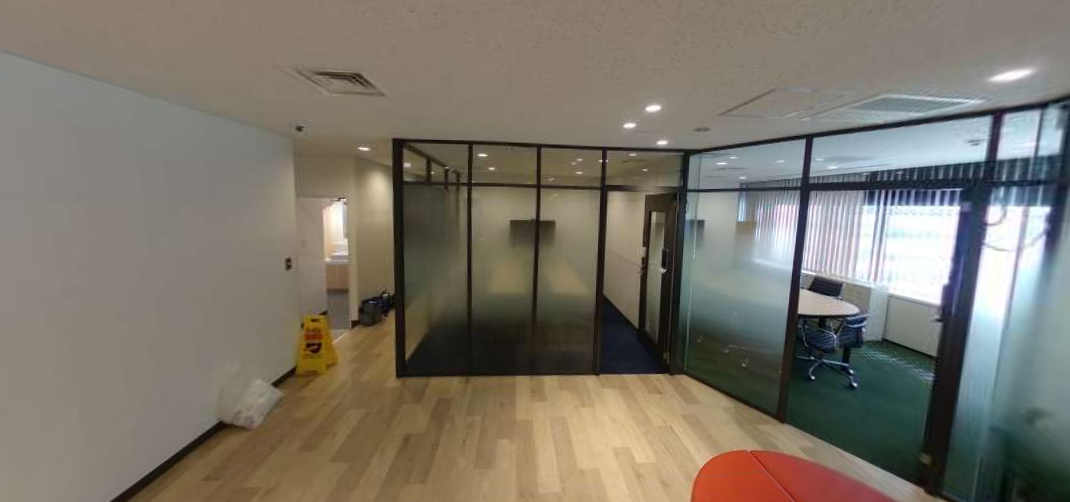
#> input picture img/set2_a.png, 1070 x 502 px
$ python contour.py img/set2_a.png
#> lines starting #> are read from the running program, lines starting #| are printed output that depends on the picture; after the words box and inside, x2 and y2 are one past the last pixel; in counts of white or black regions, pixels touching at a corner belong together
#> further down, img_1 is the input picture: shape (502, 1070, 3); mean B, G, R 105.8, 117.3, 123.5
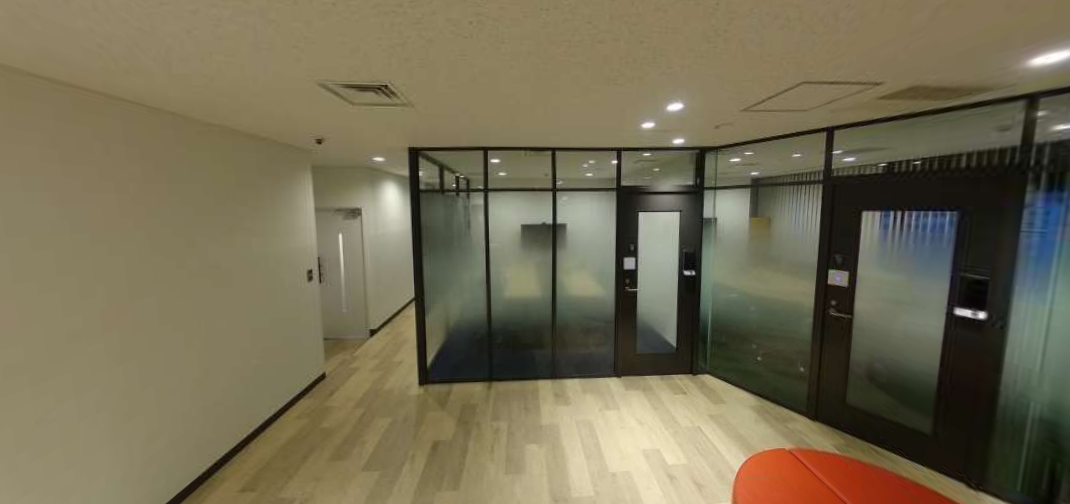
#> input picture img/set2_b.png, 1070 x 504 px
#> further down, img_2 is the input picture: shape (504, 1070, 3); mean B, G, R 83.7, 108.6, 116.6
import cv2
import numpy as np
import sys
import matplotlib.pyplot as plt
from scipy.spatial import cKDTree
from sklearn.cluster import DBSCAN

DEBUG = "--debug" in sys.argv


# [19 lines left out: function compositeImg, not called in this run]


def alignImages(target_img, reference_img, good_match_ratio=0.15, min_matches=10):
#> called with good_match_ratio = 0.15, min_matches = 10
    reference_gray = cv2.cvtColor(reference_img, cv2.COLOR_BGR2GRAY)
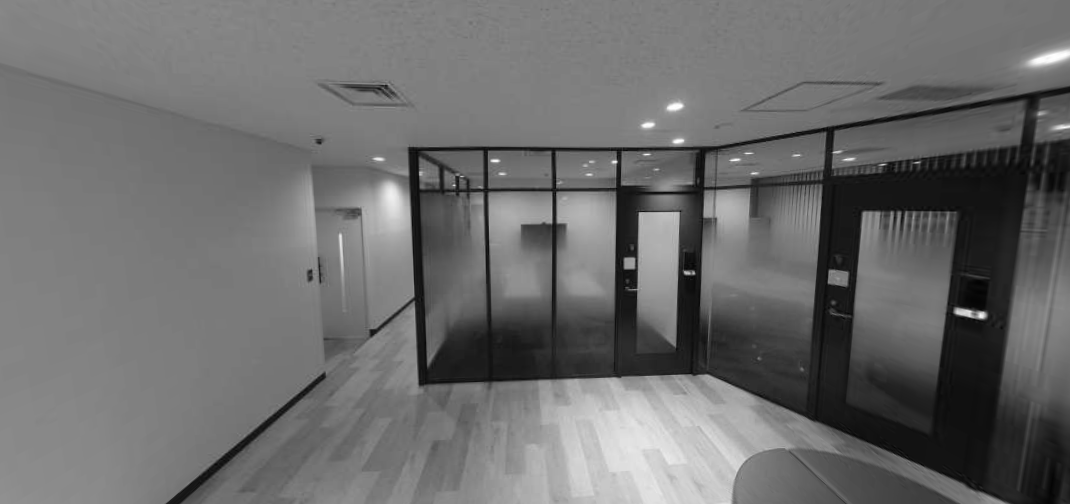
#> reference_gray: shape (504, 1070); min 2, max 254, mean 108.1
    target_gray = cv2.cvtColor(target_img, cv2.COLOR_BGR2GRAY)
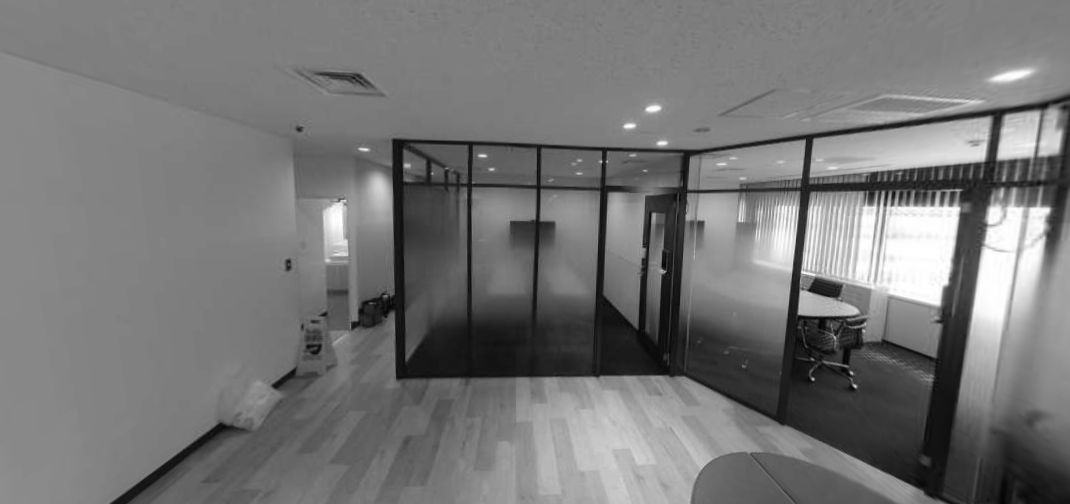
#> target_gray: shape (504, 1070); min 2, max 255, mean 117.7

    # [1] AKAZE特徴点検出器を作成し、特徴点と特徴量を検出
    akaze = cv2.AKAZE_create()
    keypoints_1, descriptors_1 = akaze.detectAndCompute(reference_gray, None)
#> keypoints_1 = 512 keypoints; strongest (x, y, size): (981, 315, 8.1), (628, 263, 8.1), (959, 311, 8.1), (963, 312, 11.4)
    keypoints_2, descriptors_2 = akaze.detectAndCompute(target_gray, None)
#> keypoints_2 = 773 keypoints; strongest (x, y, size): (810, 304, 16.1), (824, 285, 16.1), (978, 154, 11.4), (806, 305, 11.4)

    # [2] 特徴量同士を総当たりでマッチング
    bf_matcher = cv2.BFMatcher(cv2.NORM_HAMMING, crossCheck=True)
    matches = bf_matcher.match(descriptors_1, descriptors_2)
#> matches = 230 matches

    # マッチ結果を距離（類似度）でソート
    matches = sorted(matches, key=lambda x: x.distance)

    # DEBUG: マッチ結果を描画
    if DEBUG:
        img_matches = cv2.drawMatches(
            reference_img,
            keypoints_1,
            target_img,
            keypoints_2,
            matches[:20],
            None,
            flags=2,
        )
        cv2.imwrite("./matches.png", img_matches)

    # 良いマッチだけを抽出
    num_good_matches = int(len(matches) * good_match_ratio)
#> num_good_matches = 34
    good_matches = matches[:num_good_matches]
#> good_matches = 34 matches

    # [3] 良いマッチが十分あれば、対応点リストを作成
    if len(good_matches) > min_matches:
        reference_pts_list = [keypoints_1[m.queryIdx].pt for m in good_matches]
#> reference_pts_list = 34 pairs, first value 404.8 to 746.1, second value 124.7 to 400
        target_pts_list = [keypoints_2[m.trainIdx].pt for m in good_matches]
#> target_pts_list = 34 pairs, first value 388.3 to 721.5, second value 125.6 to 404.2

        # OpenCV用の形に変換 ex) [[[x1,y1]], [[x2,y2]], ...]
        reference_pts = np.float32(reference_pts_list).reshape(-1, 1, 2)
#> reference_pts = 34 rows, first 8: [572.4, 385.1], [554.9, 374.3], [544, 384.2], [456.9, 388], [568.3, 382.4], [554.2, 375.6], [429.7, 357.8], [478.8, 387]
        target_pts = np.float32(target_pts_list).reshape(-1, 1, 2)
#> target_pts = 34 rows, first 8: [549.6, 383.4], [533.4, 372.3], [521.9, 381.3], [434.1, 382.8], [546.8, 380.7], [532.3, 373.5], [407.9, 354.4], [456.2, 382.5]

        # 対応点から射影変換行列（Homography）を計算
        homo_matrix, _ = cv2.findHomography(target_pts, reference_pts, cv2.RANSAC)
#> homo_matrix = [[0.946, 0.0256, 25.48], [-0.0457, 0.965, 28.69], [-4.75e-05, -8.65e-06, 1]]

        # changed_imgをbase_imgに合わせて変形（ワープ）する
        height, width = reference_img.shape[:2]
#> height = 504; width = 1070
        aligned_img = cv2.warpPerspective(target_img, homo_matrix, (width, height))
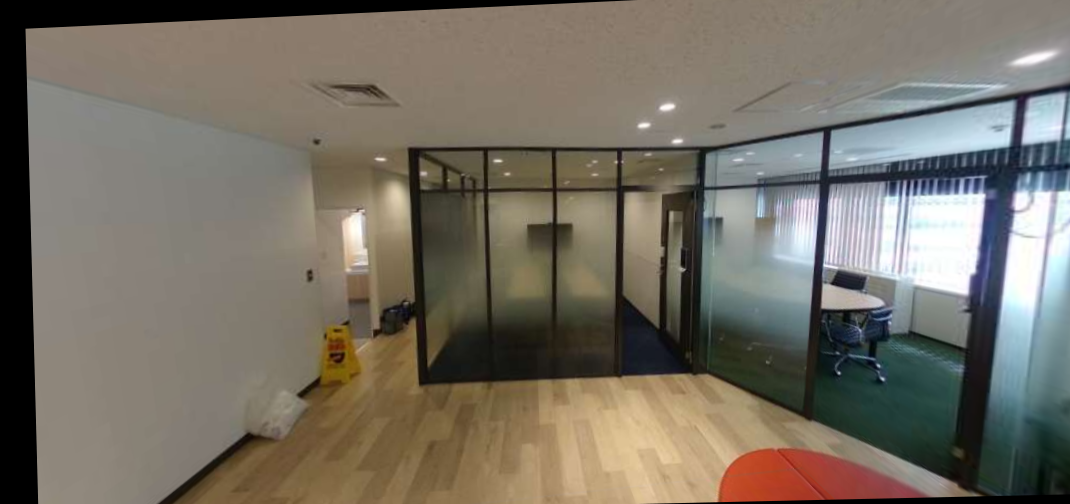
#> aligned_img: shape (504, 1070, 3); mean B, G, R 100.4, 111.5, 117.6
        return aligned_img, homo_matrix
    else:
        # マッチが少なすぎる場合は何も変化していないchanged_imgを返す
        return target_img, None


# [38 lines left out: functions plot_histograms, gamma_correction, not called in this run]


# 画像を読み込む
img_1 = cv2.imread("./img/set2_a.png")
img_2 = cv2.imread("./img/set2_b.png")
if img_1.shape != img_2.shape:
    img_1 = cv2.resize(img_1, (img_2.shape[1], img_2.shape[0]))

# 特徴量抽出、射影変換行列で片方の画像の大きさを揃える
aligned_img_1, homo_matrix = alignImages(img_1, img_2)

# 合成してちゃんとワープの形があっているか確認
if DEBUG:
    cv2.imwrite("composite.png", compositeImg(aligned_img_1, img_2))

# DEBUG: ヒストグラムをプロット
if DEBUG:
    plot_histograms(aligned_img_1, prefix="aligned_img_1")
    plot_histograms(img_2, prefix="img_2")

# [9 lines of commented-out code are left out]
gray_1 = cv2.cvtColor(aligned_img_1, cv2.COLOR_BGR2GRAY)
gray_2 = cv2.cvtColor(img_2, cv2.COLOR_BGR2GRAY)

# ノイズ除去
gray_1 = cv2.GaussianBlur(gray_1, (15, 15), 0)
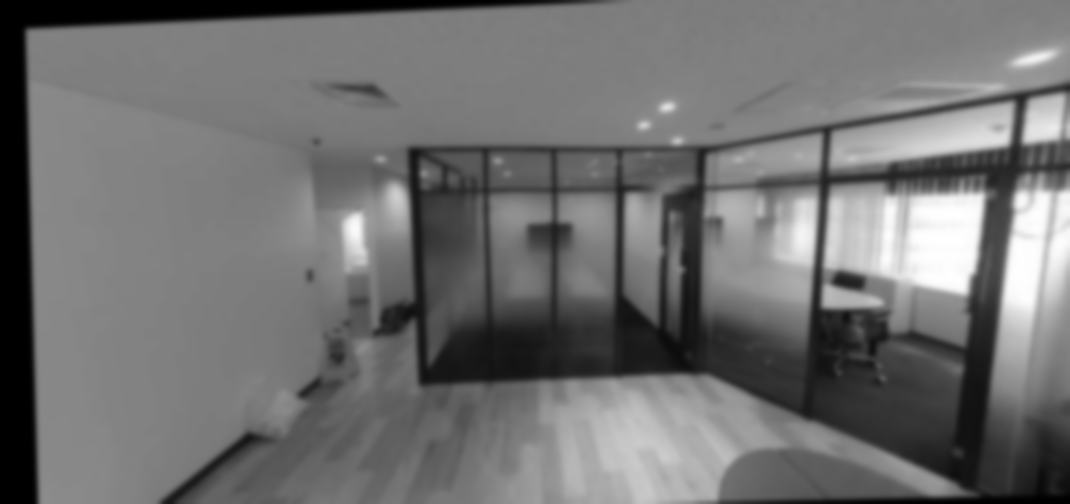
#> gray_1: shape (504, 1070); min 0, max 255, mean 112
gray_2 = cv2.GaussianBlur(gray_2, (15, 15), 0)
if DEBUG:
    cv2.imwrite("blur_1.png", gray_1)
    cv2.imwrite("blur_2.png", gray_2)

diff = gray_1.mean() - gray_2.mean()
#> diff = 3.92
gray_1 = cv2.add(gray_1, int(diff))
gray_2 = cv2.add(gray_2, int(diff))

corners_1 = cv2.goodFeaturesToTrack(
    image=gray_1, maxCorners=200, qualityLevel=0.01, minDistance=10
)
#> corners_1 = 200 rows, first 8: [961, 188], [679, 140], [830, 128], [823, 306], [1063, 136], [1024, 141], [670, 106], [981, 195]
corner_points_1 = corners_1.reshape(-1, 2)
#> corner_points_1 = 200 pairs, first value 28 to 1068, second value 31 to 502
corners_2 = cv2.goodFeaturesToTrack(
    image=gray_2, maxCorners=200, qualityLevel=0.01, minDistance=10
)
#> corners_2 = 200 rows, first 8: [982, 315], [958, 311], [970, 313], [685, 272], [554, 221], [675, 141], [635, 269], [645, 125]
corner_points_2 = corners_2.reshape(-1, 2)
#> corner_points_2 = 200 pairs, first value 169 to 1068, second value 58 to 502

tree_1 = cKDTree(corner_points_1)
tree_2 = cKDTree(corner_points_2)
print(corner_points_1.shape[0], corner_points_2.shape[0])
#| 200 200

results_1 = tree_1.query_ball_point(corner_points_2, 10)
results_2 = tree_2.query_ball_point(corner_points_1, 10)

last_result = []
for i, neighbors in enumerate(results_1):
    if not neighbors:  # 空リストならTrue
        last_result.append(corner_points_2[i])
#> this loop made 200 passes
#> neighbors on passes 1 to 3: [], [75], [75]
#> after the loop, last_result = 86 pairs, first value 242 to 1068, second value 58 to 502
for i, neighbors in enumerate(results_2):
    if not neighbors:  # 空リストならTrue
        last_result.append(corner_points_1[i])
#> this loop made 200 passes
#> neighbors on passes 1 to 3: [], [5], [25, 108]
#> after the loop, last_result = 181 pairs, first value 28 to 1068, second value 31 to 502
# [11 lines of commented-out code are left out]
if len(last_result) > 0:
    last_result_np = np.array(last_result)
#> last_result_np has the same summary as last_result
    db = DBSCAN(eps=25, min_samples=2).fit(last_result_np)
    labels = db.labels_
#> labels = 181 values, max 31 at index 170, min -1 at index 5, mean 8.51

    clustered_img = aligned_img_1.copy()
    mask = np.zeros(aligned_img_1.shape[:2], dtype=np.uint8)

    n_clusters = len(set(labels)) - (1 if -1 in labels else 0)
#> n_clusters = 32
    for cluster_id in range(n_clusters):
        cluster_points = last_result_np[labels == cluster_id]
        if len(cluster_points) < 3:
            continue  # ポリゴンにならない場合はスキップ

        # 凸包を計算
        hull = cv2.convexHull(cluster_points.astype(np.int32))
        # 領域をマスクに塗りつぶし
        cv2.fillPoly(mask, [hull], 255)
        # 可視化用に色をつける
        color = tuple(np.random.randint(0, 255, 3).tolist())
        cv2.polylines(clustered_img, [hull], isClosed=True, color=color, thickness=2)
#> this loop made 32 passes
#> cluster_points on passes 8, 9, 10, 12, 14, 15, 17, 18, 20, 22, 23, 24: [[752, 172], [750, 153]], [[837, 153], [829, 146]], [[954, 502], [961, 492]], [[707, 380], [694, 375]], [[880, 83], [882, 98]], [[489, 317], [489, 327]], [[745, 456], [734, 468]], [[322, 85], [333, 86]], [[327, 357], [342, 355]], [[717, 502], [696, 502]], [[302, 394], [304, 404]], [[1063, 95], [1067, 111]]
#> hull on passes 1, 5, 13, 16, 19, 27: [[982, 315], [965, 292], [974, 271], [982, 299]], [[1040, 114], [1029, 122], [1012, 103], [1037, 96]], [[348, 212], [335, 210], [347, 202]], [[390, 187], [386, 173], [407, 192]], [[683, 252], [665, 256], [665, 245]], [[385, 310], [335, 330], [352, 301], [365, 301]]
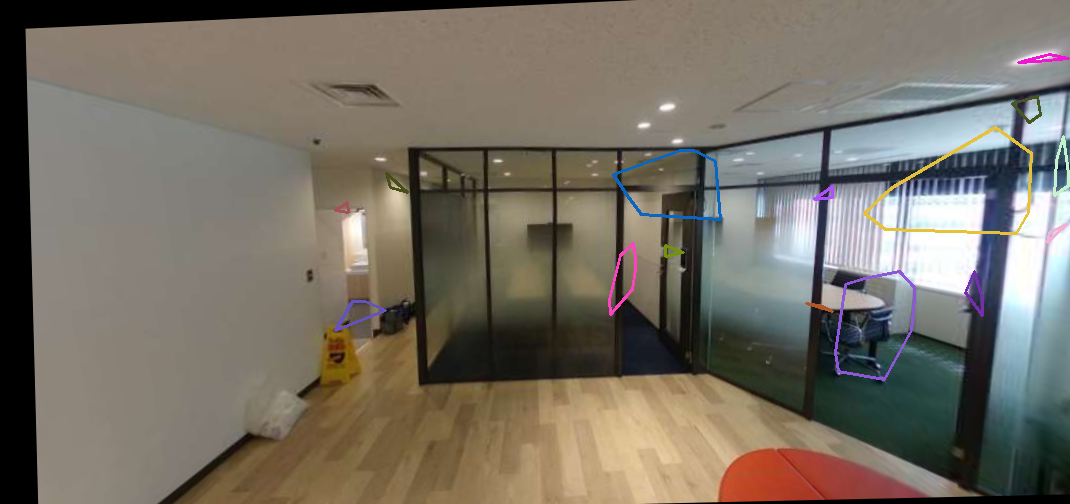
#> clustered_img: shape (504, 1070, 3); 1.1% of pixels changed, all inside (x1, y1, x2, y2) = (334, 53, 1070, 381)
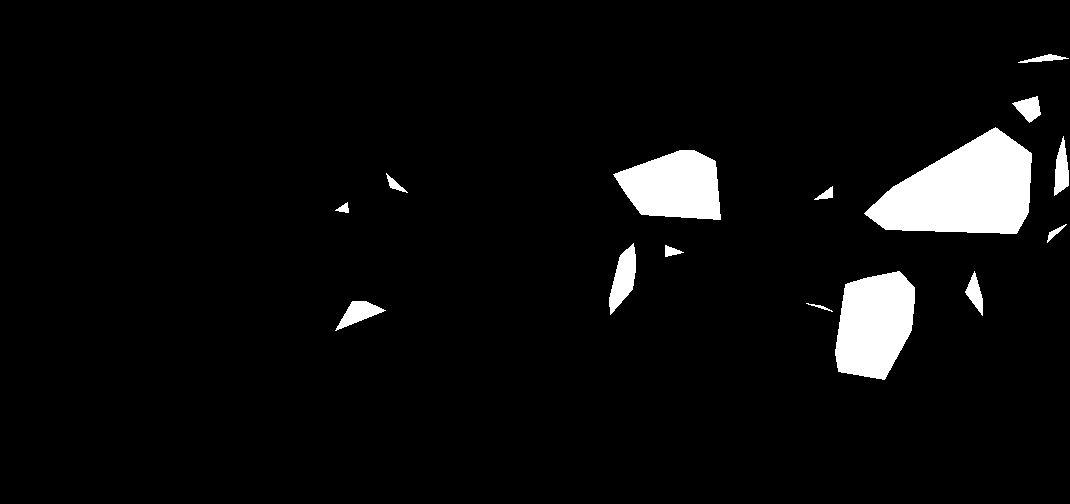
#> mask: shape (504, 1070); 5.1% white; 15 white regions, largest, box (x1, y1, x2, y2) and area: (864, 127, 1032, 234) 11515, (835, 271, 915, 380) 6685, (613, 150, 721, 220) 5529

    cv2.imwrite("clustered_mask.png", mask)
    cv2.imwrite("clustered_polygons.png", clustered_img)
else:
    cv2.imwrite("last_result_dbscan.png", aligned_img_1)
